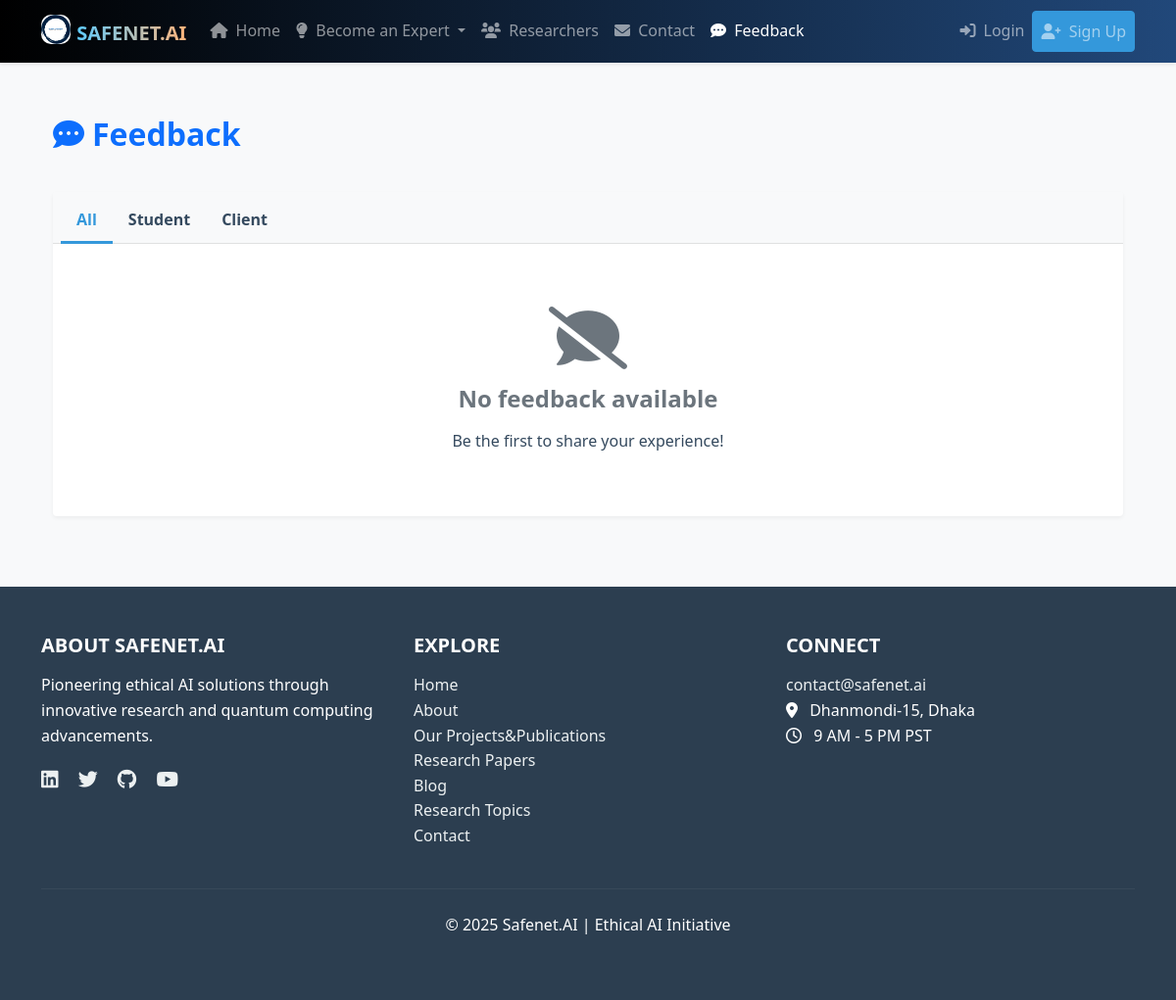
The app's page /feedback/, older data.
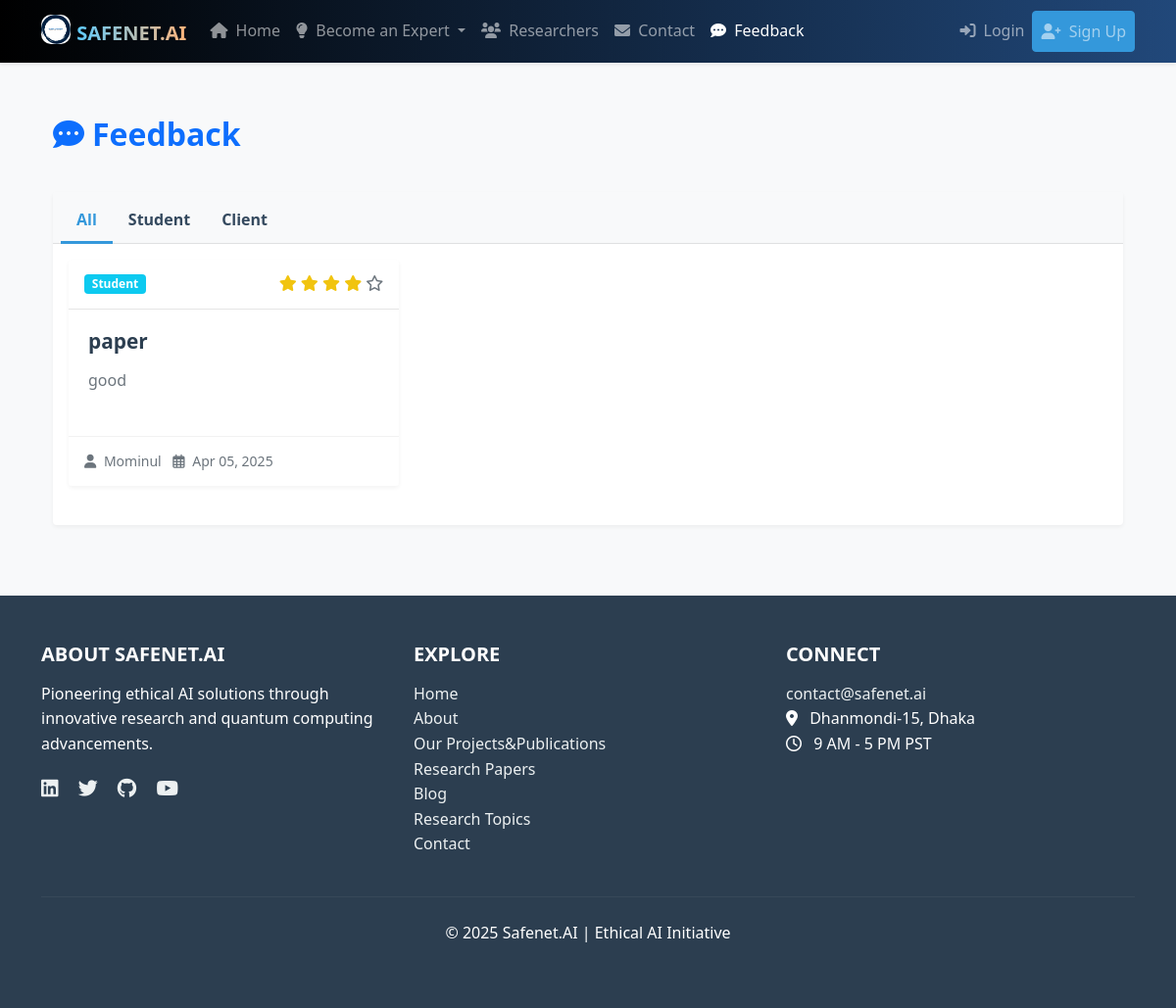
The same page, newer data.
### feedback/models.py (models this page shows, shortened)
class Feedback(models.Model):
    user = models.ForeignKey(User, on_delete=models.CASCADE)
    title = models.CharField(max_length=200)
    content = models.TextField()
    rating = models.IntegerField(choices=[(i, i) for i in range(1, 6)])  # 1-5 rating
    feedback_type = models.CharField(max_length=10, choices=FEEDBACK_TYPE_CHOICES)
    status = models.CharField(max_length=20, choices=STATUS_CHOICES, default='pending')
    slug = models.SlugField(max_length=250, unique=True, blank=True)
    created_at = models.DateTimeField(auto_now_add=True)
    updated_at = models.DateTimeField(auto_now=True)
    class Meta:
        ordering = ['-created_at']

### feedback/views.py (the view)
# urls.py: path('', views.feedback_list, name='feedback_list'),
def feedback_list(request):
    feedback_type = request.GET.get('type')
    feedbacks = Feedback.objects.filter(status='approved')
    if feedback_type:
        feedbacks = feedbacks.filter(feedback_type=feedback_type)
    paginator = Paginator(feedbacks, 6)  # Show 6 feedbacks per page
    page_number = request.GET.get('page')
    page_obj = paginator.get_page(page_number)
    context = {
        'page_obj': page_obj,
        'current_type': feedback_type,
    }
    return render(request, 'feedback/feedback_list.html', context)

### templates/feedback/feedback_list.html (shortened to what the changed rows need)
{% extends 'base.html' %}
{% load static %}
{% block content %}
<div class="container my-5">
    <div class="row">
        <div class="col-12">
            <div class="d-flex justify-content-between align-items-center mb-4">
                <h2 class="text-primary">
                    <i class="fas fa-comment-dots me-2"></i>Feedback
                </h2>
            </div>
            <div class="card mb-4">
                <div class="card-body">
                    {% if page_obj %}
                        <div class="row">
                            {% for feedback in page_obj %}
                                <div class="col-md-6 col-lg-4 mb-4">
                                    <div class="card h-100 feedback-card">
                                        <div class="card-header d-flex justify-content-between">
                                            <span class="badge {% if feedback.feedback_type == 'student' %}bg-info{% else %}bg-secondary{% endif %}">
                                                {{ feedback.get_feedback_type_display }}
                                            </span>
                                            <div>
                                                {% for i in "12345" %}
                                                    {% if forloop.counter <= feedback.rating %}
                                                        <i class="fas fa-star text-warning"></i>
                                                    {% else %}
                                                        <i class="far fa-star text-muted"></i>
                                                    {% endif %}
                                                {% endfor %}
                                            </div>
                                        </div>
                                        <div class="card-body">
                                            <h5 class="card-title">{{ feedback.title }}</h5>
                                            <p class="card-text text-muted">{{ feedback.content|truncatewords:30 }}</p>
                                        </div>
                                        <div class="card-footer bg-white text-muted">
                                            <small>
                                                <i class="fas fa-user me-1"></i> {{ feedback.user.username }}
                                                <span class="ms-2">
                                                    <i class="far fa-calendar-alt me-1"></i> {{ feedback.created_at|date:"M d, Y" }}
                                                </span>
                                            </small>
                                        </div>
                                    </div>
                                </div>
                            {% endfor %}
                        </div>
                    {% else %}
                        <div class="text-center my-5">
                            <i class="fas fa-comment-slash fa-4x text-muted mb-3"></i>
                            <h4 class="text-muted">No feedback available</h4>
                            <p>Be the first to share your experience!</p>
                        </div>
                    {% endif %}
                </div>
            </div>
        </div>
    </div>
</div>
{% endblock %}

Row changes from the older to the newer data that the page shows:
now on this page (row edited): Feedback: feedback_type "Student", rating 4 (drawn), title "paper", content "good", user.username "Mominul", created_at "Apr 05, 2025"
Text that changed along with them:
text no longer shown: "No feedback available Be the first to share your experience!"
